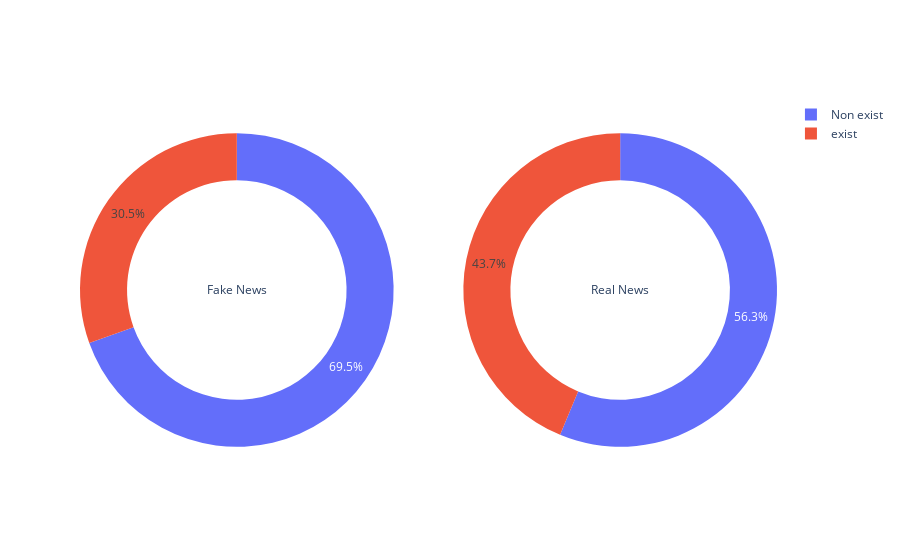

Write notebook code for a chart like this one.
### Code cell
fig = make_subplots(rows=1, cols=2, specs=[[{"type": "pie"}, {"type": "pie"}]])

fig.append_trace(go.Pie(values=[count_fake, len(unique_tokens_fake)-count_fake], 
                        labels=['Non exist', 'exist'], hole=.7, 
                        title='Fake News'), row=1, col=1)

fig.append_trace(go.Pie(values=[count_true, len(unique_tokens_true)-count_true], 
                        labels=['Non exist', 'exist'], hole=.7, 
                        title='Real News'), row=1, col=2)
fig.show()

### Figure 1 — Plotly figure (JSON) as saved in the notebook; plotly's stock layout.template omitted (floating-point values rounded to 4 significant figures)
{"data": [{"domain": {"x": [0, 0.45], "y": [0, 1]}, "hole": 0.7, "labels": ["Non exist", "exist"], "title": {"text": "Fake News"}, "type": "pie", "values": [204031, 89522]}, {"domain": {"x": [0.55, 1], "y": [0, 1]}, "hole": 0.7, "labels": ["Non exist", "exist"], "title": {"text": "Real News"}, "type": "pie", "values": [100421, 78082]}], "layout": {}}
